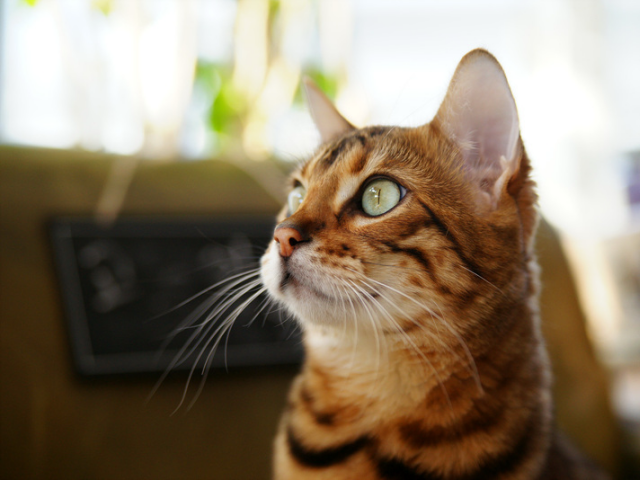
#> input picture reference-opencv/opencv-basics-transform/data/cat.bmp, 640 x 480 px
$ python affine_transformation.py
#> lines starting #> are read from the running program, lines starting #| are printed output that depends on the picture
import cv2
import numpy as np

# source image
src = cv2.imread('./data/cat.bmp', cv2.IMREAD_COLOR)
#> src is the input picture: shape (480, 640, 3); mean B, G, R 104.5, 125.6, 140.8
h, w = src.shape[:2]
#> h = 480; w = 640

src_pts = np.array([[0,0],[w,0],[0,h]], dtype= np.float32)
#> src_pts = [[0, 0], [640, 0], [0, 480]]
dst_pts = np.array([[0,0],[w,10],[10,h]], dtype= np.float32)
#> dst_pts = [[0, 0], [640, 10], [10, 480]]

# affine matrix
M = cv2.getAffineTransform(src_pts,dst_pts)
#> M = [[1, 0.0208, 0], [0.0156, 1, 0]]
dst = cv2.warpAffine(src, M, dsize= (0,0))
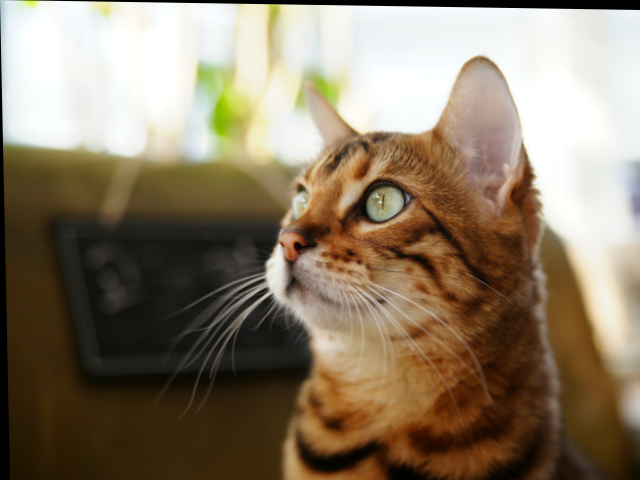
#> dst: shape (480, 640, 3); mean B, G, R 103.4, 124.1, 139

cv2.imshow('src', src)
cv2.imshow('dst', dst)
cv2.waitKey()
cv2.destroyAllWindows()

$ run again, with reference-opencv/opencv-basics-transform/data/rose.bmp copied over reference-opencv/opencv-basics-transform/data/cat.bmp
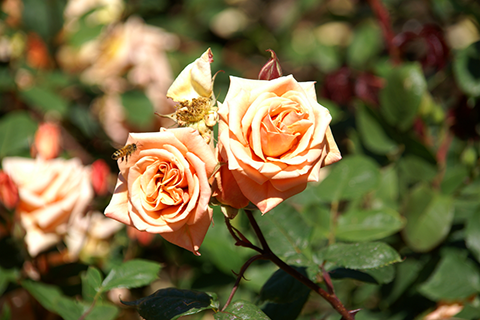
#> input picture reference-opencv/opencv-basics-transform/data/rose.bmp, 480 x 320 px
#> src is the input picture: shape (320, 480, 3); mean B, G, R 63.1, 103.6, 116.2
#> `dst = cv2.warpAffine(src, M, dsize= (0,0))`:
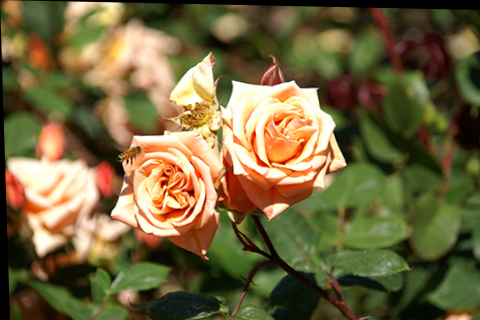
#> dst: shape (320, 480, 3); mean B, G, R 62, 101.6, 114.3

$ run again, with reference-opencv/opencv-basics-transform/data/tekapo.bmp copied over reference-opencv/opencv-basics-transform/data/cat.bmp
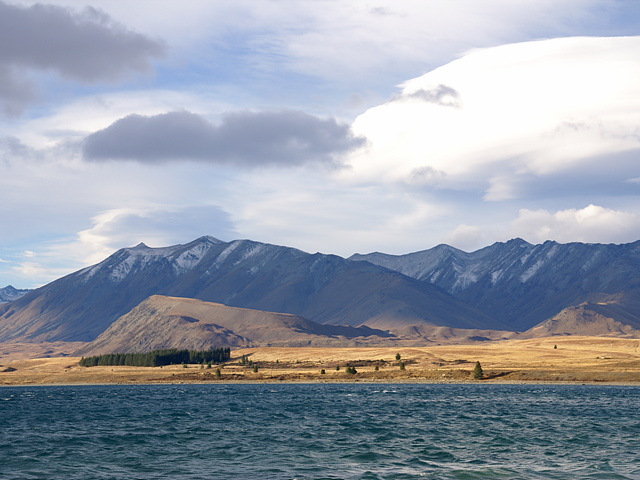
#> input picture reference-opencv/opencv-basics-transform/data/tekapo.bmp, 640 x 480 px
#> src is the input picture: shape (480, 640, 3); mean B, G, R 169.8, 157.4, 149.7
#> `dst = cv2.warpAffine(src, M, dsize= (0,0))`:
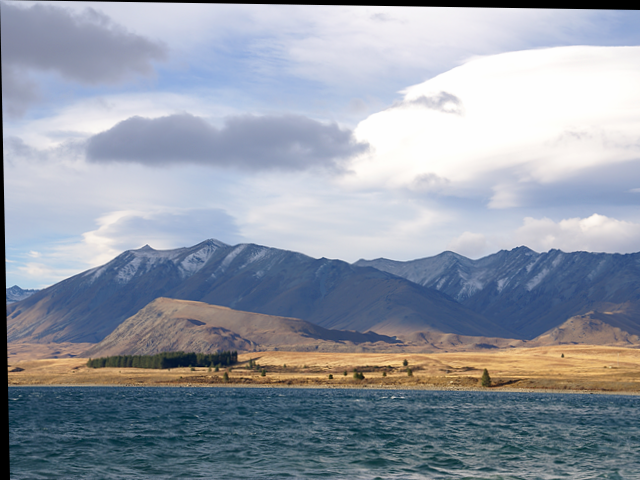
#> dst: shape (480, 640, 3); mean B, G, R 167.6, 155.3, 147.9

$ run again, with reference-opencv/opencv-basics-transform/data/namecard.jpg saved as reference-opencv/opencv-basics-transform/data/cat.bmp
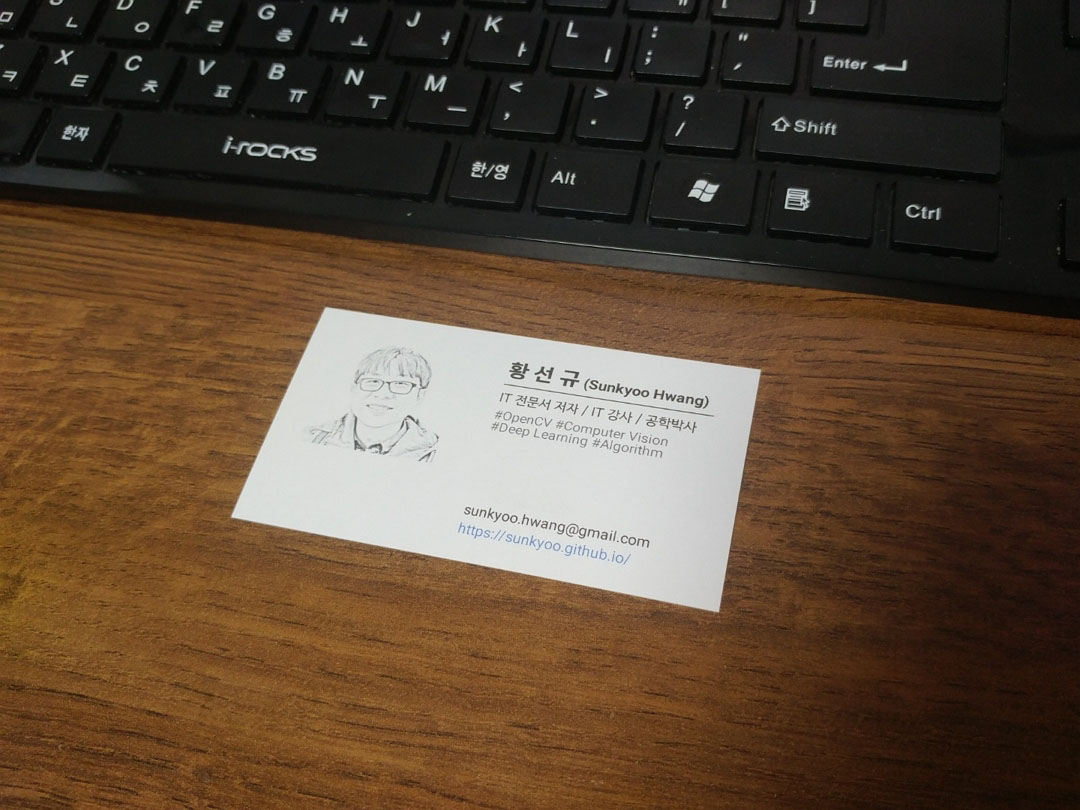
#> input picture reference-opencv/opencv-basics-transform/data/namecard.jpg, 1080 x 810 px
#> src is the input picture: shape (810, 1080, 3); mean B, G, R 53.2, 71.1, 90.7
#> `dst = cv2.warpAffine(src, M, dsize= (0,0))`:
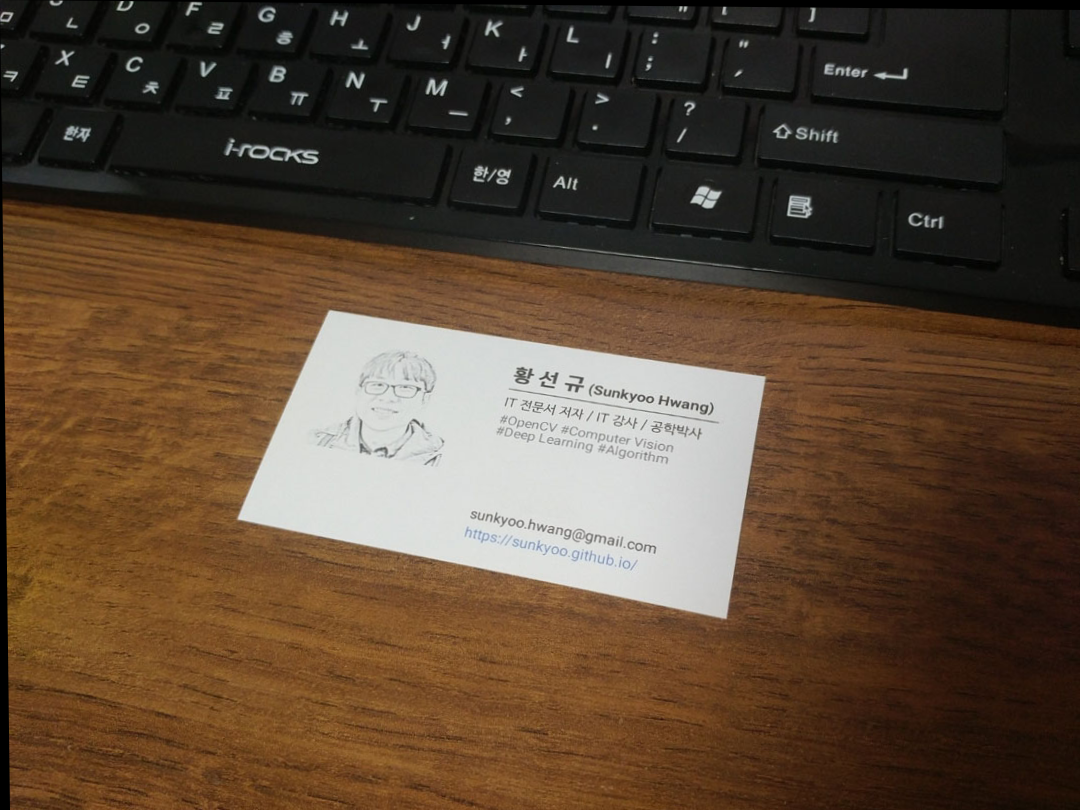
#> dst: shape (810, 1080, 3); mean B, G, R 53, 70.8, 90
